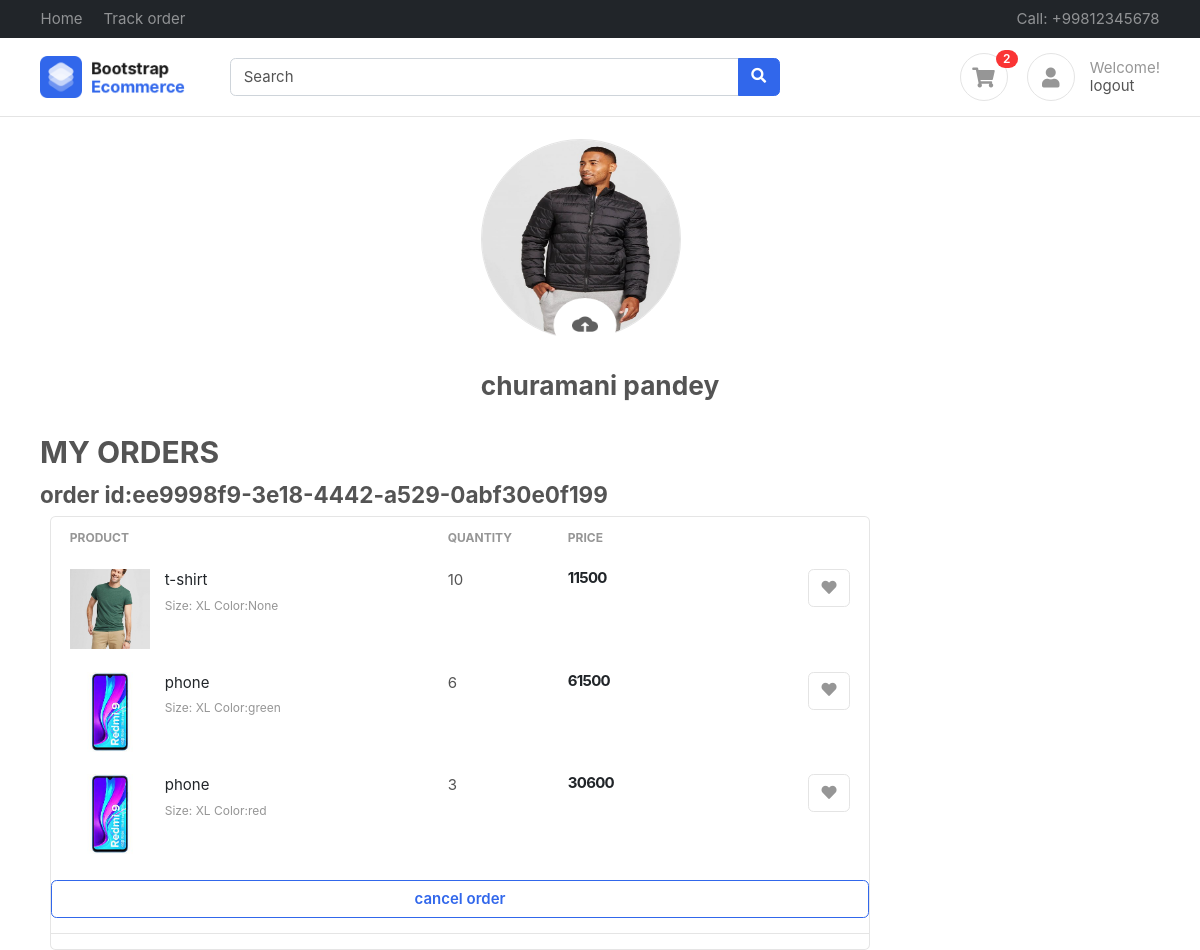
/accounts/profile/ (signed in), run on the app's committed database.
### accounts/models.py (models this page shows, shortened)
class Profile(BaseModel):
    user = models.OneToOneField(User, on_delete=models.CASCADE, related_name="profile")
    is_email_verified = models.BooleanField(default=False)
    email_token = models.CharField(max_length=255, null=True, blank=True)
    profile_image = models.ImageField(upload_to="media/profile/%Y")
    def get_cart_count(self):
        return CartItems.objects.filter(
            cart__is_orderd=False, cart__user=self.user
        ).count()

class Orders(BaseModel):
    cart = models.ForeignKey(Cart, on_delete=models.CASCADE, related_name="carts")
    is_shipped = models.BooleanField(default=False)
    is_orderd = models.BooleanField(default=False)
    is_delevered = models.BooleanField(default=False)
    amount = models.IntegerField(default=0, null=True, blank=True)
    name = models.CharField(max_length=90, null=True, blank=True)
    email = models.CharField(max_length=90, null=True, blank=True)
    address1 = models.CharField(max_length=90, null=True, blank=True)
    address2 = models.CharField(max_length=90, null=True, blank=True)
    city = models.CharField(max_length=90, null=True, blank=True)
    state = models.CharField(max_length=90, null=True, blank=True)
    zip = models.CharField(max_length=10, null=True, blank=True)
    phone = models.CharField(max_length=10, null=True, blank=True)

class Cart(BaseModel):
    user = models.ForeignKey(User, on_delete=models.CASCADE, related_name="carts")
    coupon = models.ForeignKey(Coupon, on_delete=models.SET_NULL, null=True, blank=True)
    token = models.CharField(max_length=255, null=True, blank=True)
    is_paid = models.BooleanField(default=False)
    is_orderd = models.BooleanField(default=False)

class CartItems(BaseModel):
    cart = models.ForeignKey(Cart, on_delete=models.CASCADE, related_name="cart_items")
    product = models.ForeignKey(
        Product, on_delete=models.SET_NULL, null=True, blank=True
    )
    quantity = models.IntegerField(default=0)
    color_varient = models.ForeignKey(
        ColorVarient, on_delete=models.SET_NULL, null=True, blank=True
    )
    size_varient = models.ForeignKey(
        SizeVarient, on_delete=models.SET_NULL, null=True, blank=True
    )
    def get_product_price(self):
        price = [self.product.price]
        if self.color_varient:
            color_var_price = self.color_varient.price
            price.append(color_var_price)
        if self.size_varient:
            size_var_price = self.size_varient.price
            price.append(size_var_price)
        return sum(price) * self.quantity

### products/models.py (models this page shows, shortened)
class Product(BaseModel):
    product_name = models.CharField(max_length=255)
    category = models.ForeignKey(
        Category, on_delete=models.CASCADE, related_name="products"
    )
    slug = models.SlugField(
        unique=True,
        null=True,
        blank=True,
        help_text=("not required"),
    )
    price = models.IntegerField()
    product_description = models.TextField()
    color_varient = models.ManyToManyField(ColorVarient, blank=True)
    size_varient = models.ManyToManyField(SizeVarient, blank=True)

class ProductImage(BaseModel):
    product = models.ForeignKey(
        Product, on_delete=models.CASCADE, related_name="product_images"
    )
    image = models.ImageField(upload_to="media/products")

class SizeVarient(BaseModel):
    size_name = models.CharField(max_length=255)
    price = models.IntegerField(default=0)
    def __str__(self):
        return self.size_name

class ColorVarient(BaseModel):
    color_name = models.CharField(max_length=255)
    price = models.IntegerField(default=0)
    def __str__(self):
        return self.color_name

### accounts/views.py (the view)
# urls.py: path("profile/", views.profile, name="profile"),
@login_required(login_url="login_page")
def profile(request):
    user = request.user
    profile = Profile.objects.get(user=user)
    cart = Cart.objects.filter(user=user, is_orderd=True)
    orders = []
    for c in cart:
        order = Orders.objects.filter(cart=c)
        orders.append(order)
    return render(
        request,
        "accounts/profile.html",
        context={"carts": cart, "orders": orders, "profile": profile},
    )

### templates/accounts/profile.html (shortened to what this page needs)
{% extends 'base.html' %}
{% load static %}
{% block content %}
{% if user.is_authenticated %}
<form action="{% url 'save_image' %}" method="post" enctype="multipart/form-data">
    <div class="container">
        <div class=" d-flex justify-content-center">
            <div class="d-flex flex-column justify-content-center mt-4">
                {% if profile.profile_image %}
                <img class="rounded-circle border " src="{{profile.profile_image.url}}" alt="" width="200px"
                    height="200px">
                {% else %}
                <i class="fa fa-user icon icon-lg rounded-circle border"></i>
                {% endif %}
                <div class="  d-flex justify-content-center mr-4">
                    <label for="img"><img class="img" src="{% static 'images/upload.png' %}" alt="" width="70px"
                            height="60px">
                    </label>
                </div>
                <div class="d-flex flex-column justify-content-center ">
                    <h3>{{profile.user.first_name}} {{profile.user.last_name}}</h3>
                </div>
            </div>
        </div>
    </div>
</form>
<div class="container mt-4">
    <h2>MY ORDERS</h2>
    {% for order in orders %}
    <div class="container">
        <div class="row">
            <h4>order id:{{order.0.uid}}</h4>
            <main class="col-md-9">
                <div class="card">
                    {% for cart in carts %}
                    {% if order.0.cart.uid == cart.uid %}
                    <table class="table table-borderless table-shopping-cart">
                        <thead class="text-muted">
                            <tr class="small text-uppercase">
                                <th scope="col">Product</th>
                                <th scope="col" width="120">Quantity</th>
                                <th scope="col" width="120">Price</th>
                                <th scope="col" class="text-right" width="200"> </th>
                            </tr>
                        </thead>
                        <tbody>
                            {% for cart in cart.cart_items.all %}
                            <tr>
                                <td>
                                    <figure class="itemside">
                                        <div class="aside"><img src="{{cart.product.product_images.first.image.url}}"
                                                class="img-sm"></div>
                                        <figcaption class="info">
                                            <a href="#" class="title text-dark">{{cart.product.product_name}} </a>
                                            <p class="small text-muted">Size:
                                                <span>{{cart.size_varient}}</span>
                                                Color:<span>{{cart.color_varient}}</span>
                                            </p>
                                        </figcaption>
                                    </figure>
                                </td>
                                <td>
                                    <p>{{cart.quantity}}</p>
                                </td>
                                <td>
                                    <div class="price-wrap">
                                        <var class="price">{{cart.get_product_price}}</var>
                                    </div>
                                </td>
                                <td class="text-right">
                                    <a data-original-title="Save to Wishlist" title="" href="" class="btn btn-light"
                                        data-toggle="tooltip"> <i class="fa fa-heart"></i></a>
                                </td>
                            </tr>
                            {% endfor %}
                        </tbody>
                    </table>
                    {% if order.0.is_orderd and order.0.is_shipped and order.0.is_delevered %}
                    <a href="{% url 'delete_orders' cart.uid %}" class="btn  btn-outline-primary"> <span
                            class="text">delete
                            order details</span></i> </a>
                    {% elif order.0.is_orderd and order.0.is_shipped %}
                    <span>Your order have been shipped</span>
                    {% elif order.0.is_orderd %}
                    <a href="{% url 'delete_orders' cart.uid %}" class="btn  btn-outline-primary"> <span
                            class="text">cancel
                            order</span></i> </a>
                    {% endif %}
                    <hr>
                    {% endif %}
                    {% endfor %}
                </div>
            </main>
        </div>
        {% endfor %}
    </div>
</div>
{% else %}
<a href="{% url 'login' %}">Please login to proceed</a>
{% endif %}
{% endblock %}

### templates/base.html (shortened to what this page needs)
{% load static %}
<!DOCTYPE HTML>
<html lang="en">
<head>
    <link href="{% static 'css/bootstrap.css' %}" rel="stylesheet" type="text/css" />
    <link href="{% static 'fonts/fontawesome/css/all.min.css' %}" type="text/css" rel="stylesheet">
    <link href="{% static 'css/ui.css' %}" rel="stylesheet" type="text/css" />
    <link href="{% static 'css/responsive.css' %}" rel="stylesheet" />
</head>
<body>
    <header class="section-header">
        <nav class="navbar navbar-dark navbar-expand p-0 bg-dark">
            <div class="container">
                <ul class="navbar-nav d-none d-md-flex mr-auto">
                    <li class="nav-item"><a class="nav-link" href="{% url 'index' %}">Home</a></li>
                    <li class="nav-item"><a class="nav-link" href="{% url 'track' %}">Track order</a></li>
                </ul>
                <ul class="navbar-nav">
                    <li class="nav-item"><a href="#" class="nav-link"> Call: +99812345678 </a></li>
                </ul>
            </div>
        </nav>
        <section class="header-main border-bottom">
            <div class="container">
                <div class="row align-items-center">
                    <div class="col-lg-2 col-4">
                        <div class="brand-wrap">
                            <a href="{% url 'index' %}"><img class="logo" src="{% static 'images/logo.png' %}"></a>
                        </div>
                    </div>
                    <div class="col-lg-6 col-sm-12">
                        <form action="{% url 'search' %}" method="get" class="search">
                            <div class="input-group w-100">
                                <input type="text" name="keyword" class="form-control" placeholder="Search">
                                <div class="input-group-append">
                                    <button class="btn btn-primary" type="submit">
                                        <i class="fa fa-search"></i>
                                    </button>
                                </div>
                            </div>
                        </form>
                    </div>
                    <div class="col-lg-4 col-sm-6 col-8">
                        <div class="widgets-wrap float-md-right">
                            <div class="widget-header  mr-3">
                                <a href="{% url 'cart' %}" class="icon icon-sm rounded-circle border"><i
                                        class="fa fa-shopping-cart"></i></a>
                                <span
                                    class="badge badge-pill badge-danger notify">{{request.user.profile.get_cart_count}}</span>
                            </div>
                            <div class="widget-header icontext">
                                <a href="{% url 'profile' %}" class="icon icon-sm rounded-circle border"><i
                                        class="fa fa-user"></i></a>
                                <div class="text">
                                    <span class="text-muted">Welcome!</span>
                                    <div>
                                        {% if user.is_authenticated %}
                                        <a href="{% url 'logout' %}"> logout</a>
                                        {% else %}
                                        <a href="{% url 'login_page' %}">Sign in</a> |
                                        <a href="{% url 'register_page' %}"> Register</a>
                                        {% endif %}
                                    </div>
                                </div>
                            </div>
                        </div>
                    </div>
                </div>
            </div>
        </section>
    </header>
    {% block content %}
    {% endblock %}
</body>
</html>

### ecom/static/css/ui.css (style rules this page uses)
html { font-family: 'Inter', sans-serif; font-size: 15px; }
.price-wrap { letter-spacing: -0.7px; }
.icon-xs, .icon-sm, .icon-md, .icon-lg { display: inline-block; text-align: center; flex-shrink: 0; flex-grow: 0; }
.icon-sm { width: 48px; height: 48px; line-height: 48px; font-size: 20px; }
.img-xs, .img-sm, .img-md, .img-lg { object-fit: cover; flex-shrink: 0; flex-grow: 0; }
.img-sm { width: 80px; height: 80px; }
var { font-style: normal; }
figure { margin-bottom: 0; }
.card .title { color: #212529; }
p:last-child { margin-bottom: 0; }
.header-main { position: relative; padding-top: 1rem; padding-bottom: 1rem; }
.brand-wrap .logo, .navbar-brand .logo { margin-right: 7px; max-height: 42px; display: inline-block; }
.widget-header { display: inline-block; vertical-align: middle; position: relative; }
.widget-header a { color: #545454; }
.widget-header i { color: #969696; }
.widget-header .notify { position: absolute; top: -3px; right: -10px; }
.btn-light { background-color: #fff; border-color: #e4e4e4; }
.btn-light i { color: #969696; }
.itemside { position: relative; display: flex; width: 100%; }
.itemside .aside { position: relative; flex-shrink: 0; }
.itemside .info { padding-left: 15px; padding-right: 7px; }
.itemside p { margin-bottom: 0; }
.itemside .title { display: block; margin-bottom: 5px; color: #212529; }
.icontext { display: inline-flex; align-items: center; vertical-align: middle; }
.icontext .text { width: 100%; line-height: 1.2; color: #212529; }
.icontext .icon { position: relative; margin-right: 15px; flex-shrink: 0; flex-grow: 0; }
.notify { position: absolute; top: -4px; right: -10px; display: inline-block; padding: .25em .6em; font-size: 12px; line-height: 1; text-align: center; border-radius: 3rem; color: #fff; background-color: #fa3434; }
.price { font-weight: 600; color: #212529; }
.table-shopping-cart.table td, .table-shopping-cart.table th { padding-left: 1.25rem; padding-right: 1.25rem; }
.table-shopping-cart .price-wrap { line-height: 1.2; }
.table-shopping-cart .price { font-weight: bold; margin-right: 5px; display: block; }

### templates/accounts/profile.html (style rules this page uses)
.img { margin-top: -3.5rem; font-weight: bold; scale: 90%; border: none; cursor: pointer !important; transition: all ease .3s; margin-right: 8px; }

### data on the page
Profile: profile_image (picture), user.first_name "churamani", user.last_name "pandey"
Orders: uid "ee9998f9-3e18-4442-a529-0abf30e0f199"
CartItems: product.product_images.first.image (picture), product.product_name "t-shirt", size_varient "XL", color_varient "None", quantity "10", get_product_price "11500"
CartItems: product.product_images.first.image (picture), product.product_name "phone", size_varient "XL", color_varient "green", quantity "6", get_product_price "61500"
CartItems: product.product_images.first.image (picture), product.product_name "phone", size_varient "XL", color_varient "red", quantity "3", get_product_price "30600"

### other printed values
{{ request.user.profile.get_cart_count }} "2"
